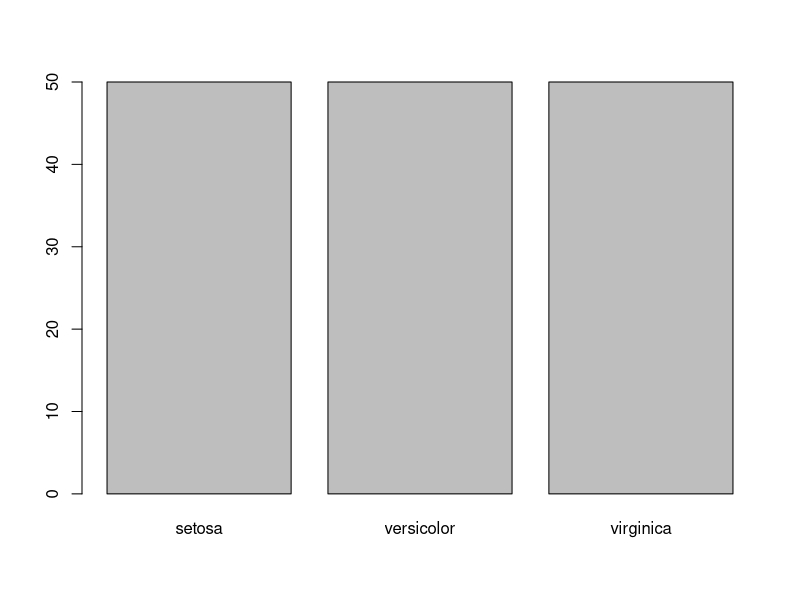
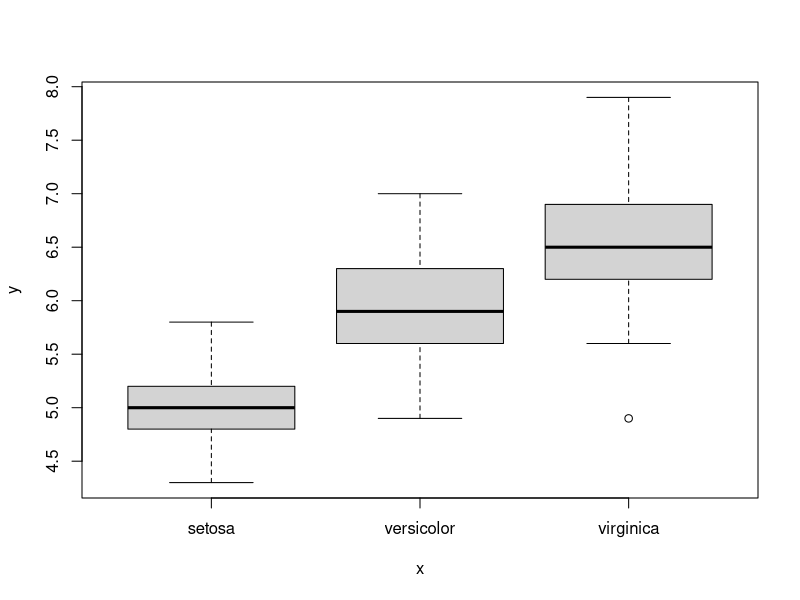
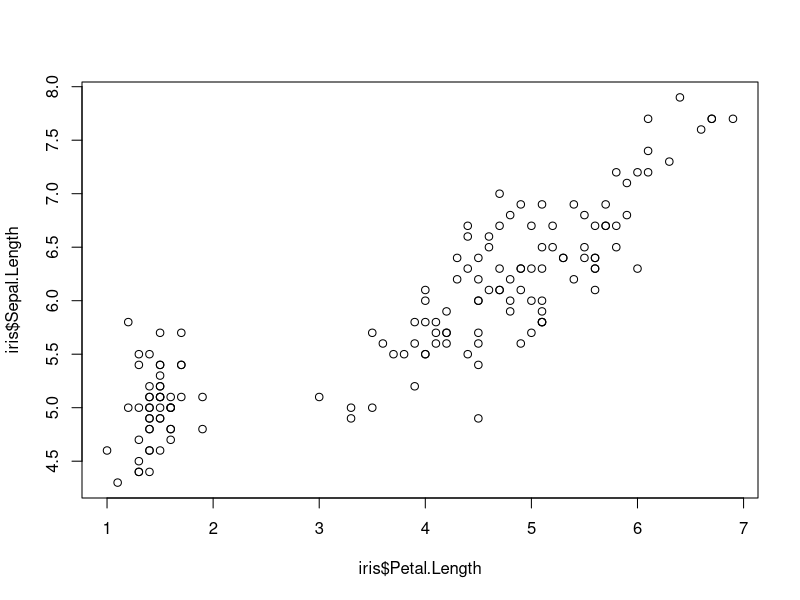
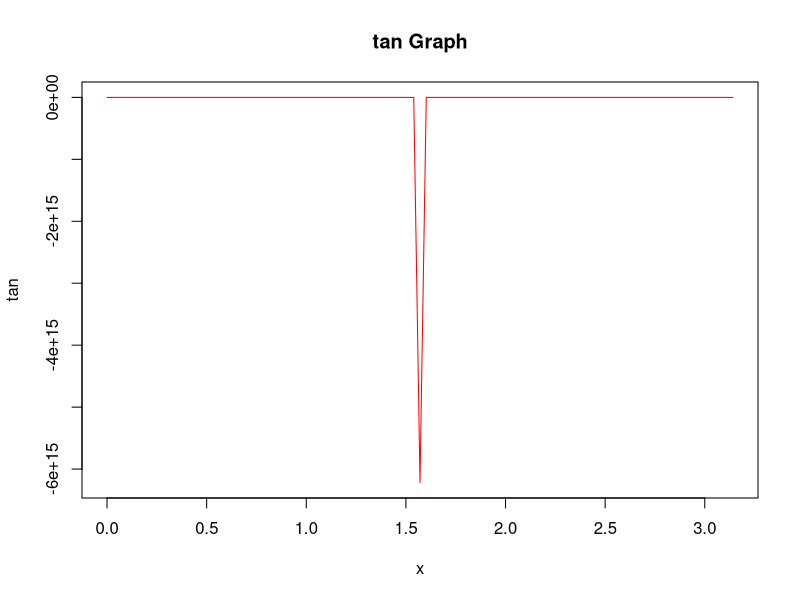
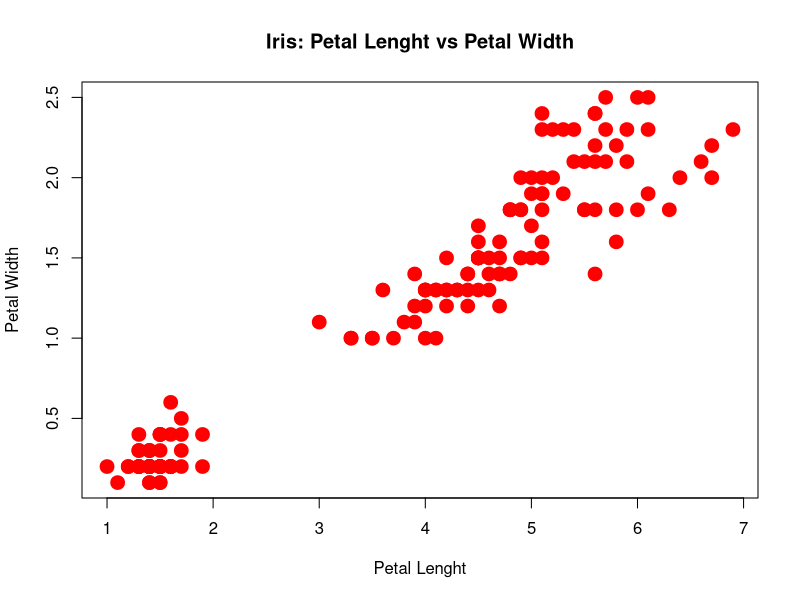

Write the R code that produced these figures, in order.
# Author: Namra Ansari
# Plotting graph using R
# Generic X-Y Plot

library(datasets) # select package
data("iris") # load dataset
head(iris) # displays first few lines of dataset
plot(iris$Species) # Categorical Plot
plot(iris$Species,iris$Sepal.Length) # Categorical X Quantitative Plot
plot(iris$Petal.Length,iris$Sepal.Length) # Quantitative X Quantitative Plot
?plot # Plot help
plot(tan,0,pi,main="tan Graph",col="red") # Function Plot
plot(iris$Petal.Length,iris$Petal.Width,main="Iris: Petal Lenght vs Petal Width",col="red",xlab = "Petal Lenght",ylab = "Petal Width",lwd=7) # Plot with other parameters
